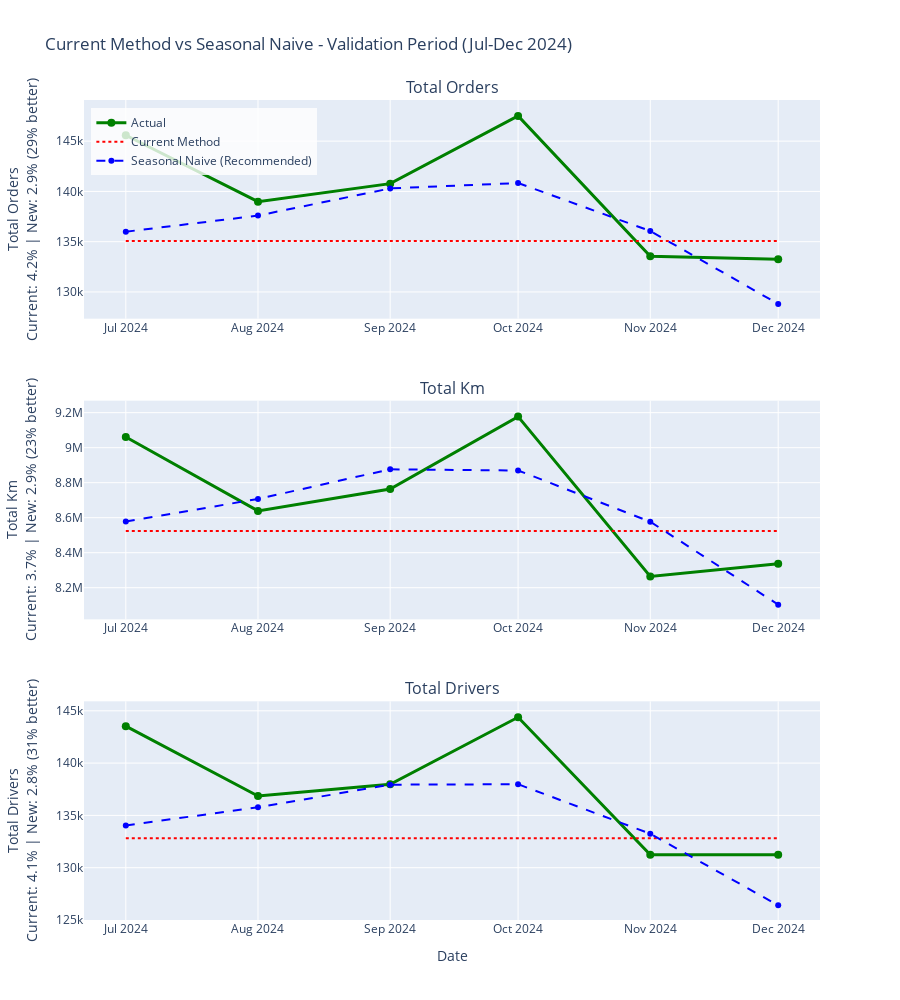

This figure's notebook cell:
### Code cell
# Create 3-panel comparison chart
fig = make_subplots(
    rows=3, cols=1,
    subplot_titles=[m.replace('_', ' ').title() for m in target_metrics],
    vertical_spacing=0.1,
    specs=[[{'secondary_y': False}], [{'secondary_y': False}], [{'secondary_y': False}]]
)

for idx, metric in enumerate(target_metrics, 1):
    # Actual values
    fig.add_trace(
        go.Scatter(
            x=val_actual['date'],
            y=val_actual[metric],
            mode='lines+markers',
            name='Actual' if idx == 1 else None,
            showlegend=(idx == 1),
            line=dict(color='green', width=3),
            marker=dict(size=8)
        ),
        row=idx, col=1
    )
    
    # Current Method
    fig.add_trace(
        go.Scatter(
            x=current_forecast['date'],
            y=current_forecast[metric],
            mode='lines',
            name='Current Method' if idx == 1 else None,
            showlegend=(idx == 1),
            line=dict(color='red', width=2, dash='dot')
        ),
        row=idx, col=1
    )
    
    # Seasonal Naive
    fig.add_trace(
        go.Scatter(
            x=new_forecast['date'],
            y=new_forecast[metric],
            mode='lines+markers',
            name='Seasonal Naive (Recommended)' if idx == 1 else None,
            showlegend=(idx == 1),
            line=dict(color='blue', width=2, dash='dash'),
            marker=dict(size=6)
        ),
        row=idx, col=1
    )
    
    # Get MAPE values for annotation
    current_mape = current_method[current_method['metric'] == metric]['MAPE'].values[0]
    new_mape = new_method[new_method['metric'] == metric]['MAPE'].values[0]
    improvement = ((current_mape - new_mape) / current_mape) * 100
    
    # Update y-axis title with MAPE
    fig.update_yaxes(
        title_text=f"{metric.replace('_', ' ').title()}<br>Current: {current_mape:.1f}% | New: {new_mape:.1f}% ({improvement:.0f}% better)",
        row=idx, col=1
    )

fig.update_xaxes(title_text="Date", row=3, col=1)

fig.update_layout(
    title_text="Current Method vs Seasonal Naive - Validation Period (Jul-Dec 2024)",
    height=1000,
    hovermode='x unified',
    legend=dict(x=0.01, y=0.99, bgcolor='rgba(255,255,255,0.8)')
)

fig.show()

# Save
results_dir = Path('../results')
results_dir.mkdir(exist_ok=True)
fig.write_html(results_dir / 'current_vs_new_method.html')
print("\n✓ Saved: results/current_vs_new_method.html")

### Figure 1 — Plotly figure (JSON) as saved in the notebook; plotly's stock layout.template omitted (floating-point values rounded to 4 significant figures)
{"data": [{"line": {"color": "green", "width": 3}, "marker": {"size": 8}, "mode": "lines+markers", "name": "Actual", "showlegend": true, "type": "scatter", "x": ["2024-07-01T00:00:00", "2024-08-01T00:00:00", "2024-09-01T00:00:00", "2024-10-01T00:00:00", "2024-11-01T00:00:00", "2024-12-01T00:00:00"], "xaxis": "x", "y": [145586, 138976, 140770, 147506, 133550, 133247], "yaxis": "y"}, {"line": {"color": "red", "dash": "dot", "width": 2}, "mode": "lines", "name": "Current Method", "showlegend": true, "type": "scatter", "x": ["2024-07-01T00:00:00", "2024-08-01T00:00:00", "2024-09-01T00:00:00", "2024-10-01T00:00:00", "2024-11-01T00:00:00", "2024-12-01T00:00:00"], "xaxis": "x", "y": [135100.0, 135100.0, 135100.0, 135100.0, 135100.0, 135100.0], "yaxis": "y"}, {"line": {"color": "blue", "dash": "dash", "width": 2}, "marker": {"size": 6}, "mode": "lines+markers", "name": "Seasonal Naive (Recommended)", "showlegend": true, "type": "scatter", "x": ["2024-07-01T00:00:00", "2024-08-01T00:00:00", "2024-09-01T00:00:00", "2024-10-01T00:00:00", "2024-11-01T00:00:00", "2024-12-01T00:00:00"], "xaxis": "x", "y": [135991, 137595, 140295, 140837, 136061, 128804], "yaxis": "y"}, {"line": {"color": "green", "width": 3}, "marker": {"size": 8}, "mode": "lines+markers", "showlegend": false, "type": "scatter", "x": ["2024-07-01T00:00:00", "2024-08-01T00:00:00", "2024-09-01T00:00:00", "2024-10-01T00:00:00", "2024-11-01T00:00:00", "2024-12-01T00:00:00"], "xaxis": "x2", "y": [9061000.0, 8639000.0, 8764000.0, 9178000.0, 8265000.0, 8336000.0], "yaxis": "y2"}, {"line": {"color": "red", "dash": "dot", "width": 2}, "mode": "lines", "showlegend": false, "type": "scatter", "x": ["2024-07-01T00:00:00", "2024-08-01T00:00:00", "2024-09-01T00:00:00", "2024-10-01T00:00:00", "2024-11-01T00:00:00", "2024-12-01T00:00:00"], "xaxis": "x2", "y": [8524000.0, 8524000.0, 8524000.0, 8524000.0, 8524000.0, 8524000.0], "yaxis": "y2"}, {"line": {"color": "blue", "dash": "dash", "width": 2}, "marker": {"size": 6}, "mode": "lines+markers", "showlegend": false, "type": "scatter", "x": ["2024-07-01T00:00:00", "2024-08-01T00:00:00", "2024-09-01T00:00:00", "2024-10-01T00:00:00", "2024-11-01T00:00:00", "2024-12-01T00:00:00"], "xaxis": "x2", "y": [8578000.0, 8707000.0, 8876000.0, 8870000.0, 8577000.0, 8103000.0], "yaxis": "y2"}, {"line": {"color": "green", "width": 3}, "marker": {"size": 8}, "mode": "lines+markers", "showlegend": false, "type": "scatter", "x": ["2024-07-01T00:00:00", "2024-08-01T00:00:00", "2024-09-01T00:00:00", "2024-10-01T00:00:00", "2024-11-01T00:00:00", "2024-12-01T00:00:00"], "xaxis": "x3", "y": [143534, 136854, 137969, 144383, 131232, 131237], "yaxis": "y3"}, {"line": {"color": "red", "dash": "dot", "width": 2}, "mode": "lines", "showlegend": false, "type": "scatter", "x": ["2024-07-01T00:00:00", "2024-08-01T00:00:00", "2024-09-01T00:00:00", "2024-10-01T00:00:00", "2024-11-01T00:00:00", "2024-12-01T00:00:00"], "xaxis": "x3", "y": [132800.0, 132800.0, 132800.0, 132800.0, 132800.0, 132800.0], "yaxis": "y3"}, {"line": {"color": "blue", "dash": "dash", "width": 2}, "marker": {"size": 6}, "mode": "lines+markers", "showlegend": false, "type": "scatter", "x": ["2024-07-01T00:00:00", "2024-08-01T00:00:00", "2024-09-01T00:00:00", "2024-10-01T00:00:00", "2024-11-01T00:00:00", "2024-12-01T00:00:00"], "xaxis": "x3", "y": [134036, 135778, 137938, 137981, 133243, 126403], "yaxis": "y3"}], "layout": {"annotations": [{"font": {"size": 16}, "showarrow": false, "text": "Total Orders", "x": 0.5, "xanchor": "center", "xref": "paper", "y": 1.0, "yanchor": "bottom", "yref": "paper"}, {"font": {"size": 16}, "showarrow": false, "text": "Total Km", "x": 0.5, "xanchor": "center", "xref": "paper", "y": 0.6333, "yanchor": "bottom", "yref": "paper"}, {"font": {"size": 16}, "showarrow": false, "text": "Total Drivers", "x": 0.5, "xanchor": "center", "xref": "paper", "y": 0.2667, "yanchor": "bottom", "yref": "paper"}], "height": 1000, "hovermode": "x unified", "legend": {"bgcolor": "rgba(255,255,255,0.8)", "x": 0.01, "y": 0.99}, "title": {"text": "Current Method vs Seasonal Naive - Validation Period (Jul-Dec 2024)"}, "xaxis": {"anchor": "y", "domain": [0.0, 1.0]}, "xaxis2": {"anchor": "y2", "domain": [0.0, 1.0]}, "xaxis3": {"anchor": "y3", "domain": [0.0, 1.0], "title": {"text": "Date"}}, "yaxis": {"anchor": "x", "domain": [0.7333, 1.0], "title": {"text": "Total Orders<br>Current: 4.2% | New: 2.9% (29% better)"}}, "yaxis2": {"anchor": "x2", "domain": [0.3667, 0.6333], "title": {"text": "Total Km<br>Current: 3.7% | New: 2.9% (23% better)"}}, "yaxis3": {"anchor": "x3", "domain": [0.0, 0.2667], "title": {"text": "Total Drivers<br>Current: 4.1% | New: 2.8% (31% better)"}}}}
